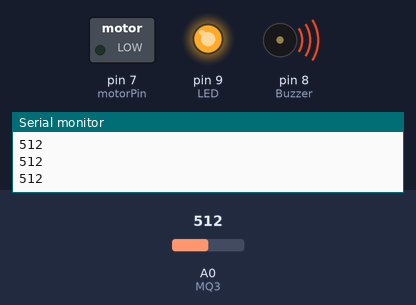
Bench run of a sketch on a simulated Arduino Uno, built with avr-gcc and run on an emulated ATmega328P. On the bench: switched loads named in the sketch (green lamp = pin HIGH), output pins drawn as LEDs (lit = HIGH), buzzer (waves = sounding, pin HIGH), the last lines printed to the serial monitor. The inputs (shaded band) are chosen by the test bench; at power-on: A0 (MQ3) = 512.

Above: at 1.2 s.
1.3 s: A0 (MQ3) set to 264
2.8 s: A0 (MQ3) set to 239
At 4.0 s:
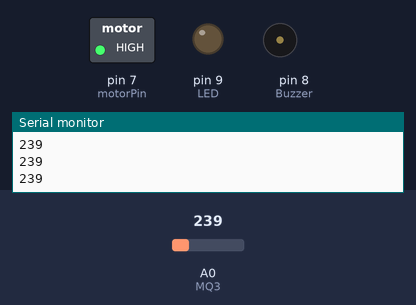
4.3 s: A0 (MQ3) set to 260
At 5.5 s:
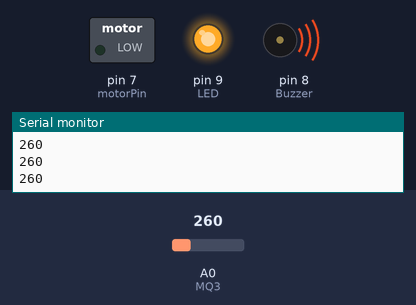
5.8 s: A0 (MQ3) set to 240
At 6.9 s:
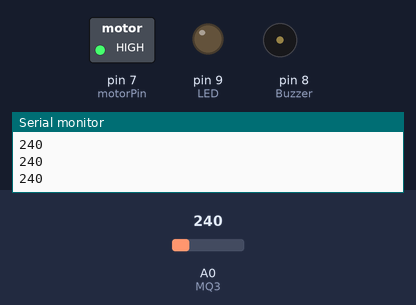
Timing chart, 0 to 8.3 s (numbered marks = the images above; inputs shaded):
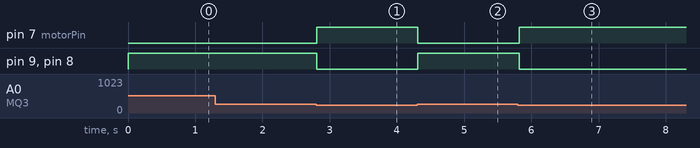

The sketch:

code.ino
```cpp
#define MQ3 A0
 #define Buzzer 8
 #define LED 9
 #define Thres_Val 250
 int value;
 int motorPin=7;
 void setup()
 {
   pinMode(MQ3, INPUT);
   pinMode(Buzzer, OUTPUT);
   pinMode(LED, OUTPUT);
   pinMode(7,OUTPUT);
   Serial.begin(9600);
 }
 void loop()
 {
   value = analogRead(MQ3);
   Serial.println(value);
 if ( value > Thres_Val )
 {
     digitalWrite ( LED , HIGH );
     digitalWrite ( 7 , LOW);
     digitalWrite(Buzzer,HIGH);
 }
 else
 {
     digitalWrite(LED, LOW);
     digitalWrite(7, HIGH);
     digitalWrite(Buzzer,LOW);
 }
 delay (100);
 }
```

Measured:
- the behaviour switches between 251 and 250 on A0 (MQ3) (found by bisection; images 0 and 1)
- after the input at 2.8 s, pin 7 (motorPin): LOW → HIGH at once; pin 9 (LED), pin 8 (Buzzer): HIGH → LOW at once
- after the input at 4.3 s, pin 7 (motorPin): HIGH → LOW at once; pin 9 (LED), pin 8 (Buzzer): LOW → HIGH at once
- after the input at 5.8 s, pin 7 (motorPin): LOW → HIGH at once; pin 9 (LED), pin 8 (Buzzer): HIGH → LOW at once
